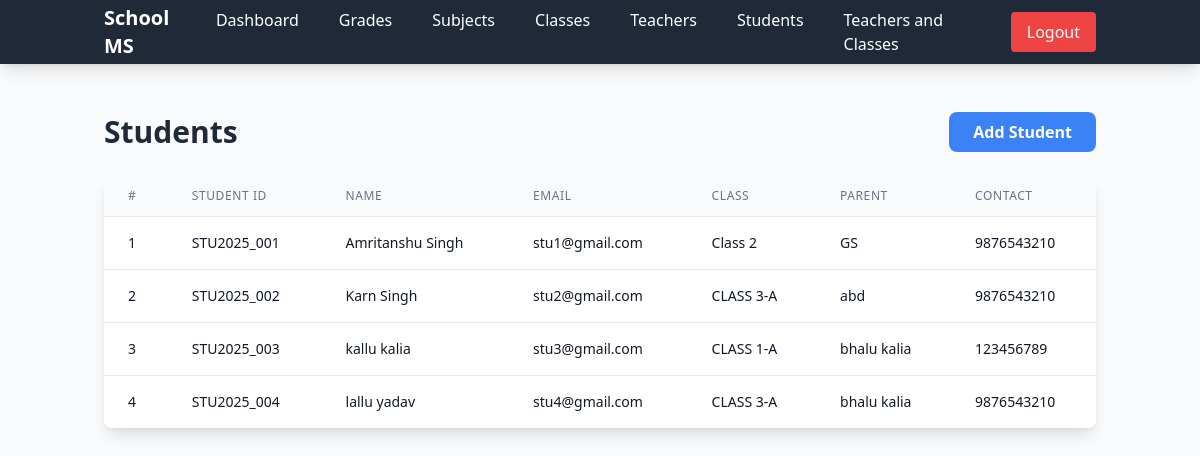
The app's page /admin/students (signed in) with its own data.
### app.py (models this page shows, shortened)
class Student(db.Model):
    __tablename__ = 'student'
    id = db.Column(db.Integer, primary_key=True)
    student_id = db.Column(db.String(20), unique=True)
    name = db.Column(db.String(100), nullable=False)
    email = db.Column(db.String(120), unique=True, nullable=False)
    password_hash = db.Column(db.String(128), nullable=False)
    age = db.Column(db.Integer, nullable=False)
    gender = db.Column(db.String(20), nullable=False)
    contact_info = db.Column(db.String(15), nullable=False)
    parent_name = db.Column(db.String(100), nullable=False)
    parent_phone = db.Column(db.String(15))
    date_join = db.Column(db.Date, nullable=False, default=date.today)
    class_id = db.Column(db.String(20), db.ForeignKey('classes.class_id'))
    attendances = db.relationship('Attendance', backref='student', lazy=True)
    marks = db.relationship('Marks', backref='student', lazy=True)
    submissions = db.relationship('Submission', backref='student', lazy=True)

class Classes(db.Model):
    __tablename__ = 'classes'
    id = db.Column(db.Integer, primary_key=True)
    class_id = db.Column(db.String(20), unique=True, nullable=True)
    name = db.Column(db.String(100), nullable=False)
    section = db.Column(db.String(10))
    grade_id = db.Column(db.String(20), db.ForeignKey('grade.grade_id'))
    head = db.Column(db.String(20), db.ForeignKey('teacher.teacher_id'))
    students = db.relationship('Student', backref='class_obj', lazy=True)
    class_subjects = db.relationship('ClassSubject', backref='class_obj', lazy=True)
    diaries = db.relationship('Diary', backref='class_obj', lazy=True)
    attendances = db.relationship('Attendance', backref='class_obj', lazy=True)
    assignments = db.relationship('Assignment', backref='class_obj', lazy=True)
    notifications = db.relationship('Notification', backref='class_obj', lazy=True)

### app.py (the view)
@app.route('/admin/students', methods=['GET'])
@admin_required
def list_students():
    students = Student.query.all()
    classes = Classes.query.all()
    return render_template('list_students.html', students=students, classes=classes)

### app.py (called while the page is built)
@app.context_processor
def inject_date():
    return dict(date=date, datetime=datetime)

def admin_required(f):
    @wraps(f)
    def decorated_function(*args, **kwargs):
        if session.get('user_type') != 'admin' or 'admin_id' not in session:
            flash('Please login as admin first', 'error')
            return redirect(url_for('admin_login'))
        return f(*args, **kwargs)
    return decorated_function

### templates/list_students.html (shortened to what this page needs)
{% extends 'base.html' %}
{% block content %}
<div class="flex justify-between items-center mb-6">
    <h2 class="text-3xl font-bold text-gray-800">Students</h2>
    <a href="{{ url_for('add_student') }}" class="bg-blue-500 hover:bg-blue-600 text-white px-6 py-2 rounded-lg font-semibold">Add Student</a>
</div>
<div class="bg-white shadow-lg rounded-lg overflow-hidden">
    <table class="min-w-full divide-y divide-gray-200">
        <thead class="bg-gray-50">
            <tr>
                <th class="px-6 py-3 text-left text-xs font-medium text-gray-500 uppercase tracking-wider">#</th>
                <th class="px-6 py-3 text-left text-xs font-medium text-gray-500 uppercase tracking-wider">Student ID</th>
                <th class="px-6 py-3 text-left text-xs font-medium text-gray-500 uppercase tracking-wider">Name</th>
                <th class="px-6 py-3 text-left text-xs font-medium text-gray-500 uppercase tracking-wider">Email</th>
                <th class="px-6 py-3 text-left text-xs font-medium text-gray-500 uppercase tracking-wider">Class</th>
                <th class="px-6 py-3 text-left text-xs font-medium text-gray-500 uppercase tracking-wider">Parent</th>
                <th class="px-6 py-3 text-left text-xs font-medium text-gray-500 uppercase tracking-wider">Contact</th>
            </tr>
        </thead>
        <tbody class="bg-white divide-y divide-gray-200">
            {% for s in students %}
            <tr class="hover:bg-gray-50">
                <td class="px-6 py-4 whitespace-nowrap text-sm text-gray-900">{{ loop.index }}</td>
                <td class="px-6 py-4 whitespace-nowrap text-sm text-gray-900">{{ s.student_id }}</td>
                <td class="px-6 py-4 whitespace-nowrap text-sm font-medium text-gray-900">{{ s.name }}</td>
                <td class="px-6 py-4 whitespace-nowrap text-sm text-gray-900">{{ s.email }}</td>
                <td class="px-6 py-4 whitespace-nowrap text-sm text-gray-900">{{ s.class_obj.name if s.class_obj else '' }}</td>
                <td class="px-6 py-4 whitespace-nowrap text-sm text-gray-900">{{ s.parent_name }}</td>
                <td class="px-6 py-4 whitespace-nowrap text-sm text-gray-900">{{ s.contact_info }}</td>
            </tr>
            {% endfor %}
        </tbody>
    </table>
</div>
{% endblock %}

### records on screen
Student: student_id "STU2025_001", name "Amritanshu Singh", email "stu1@gmail.com", class_obj "Class 2", parent_name "GS", contact_info "9876543210"
Student: student_id "STU2025_002", name "Karn Singh", email "stu2@gmail.com", class_obj "CLASS 3-A", parent_name "abd", contact_info "9876543210"
Student: student_id "STU2025_003", name "kallu kalia", email "stu3@gmail.com", class_obj "CLASS 1-A", parent_name "bhalu kalia", contact_info "123456789"
Student: student_id "STU2025_004", name "lallu yadav", email "stu4@gmail.com", class_obj "CLASS 3-A", parent_name "bhalu kalia", contact_info "9876543210"
